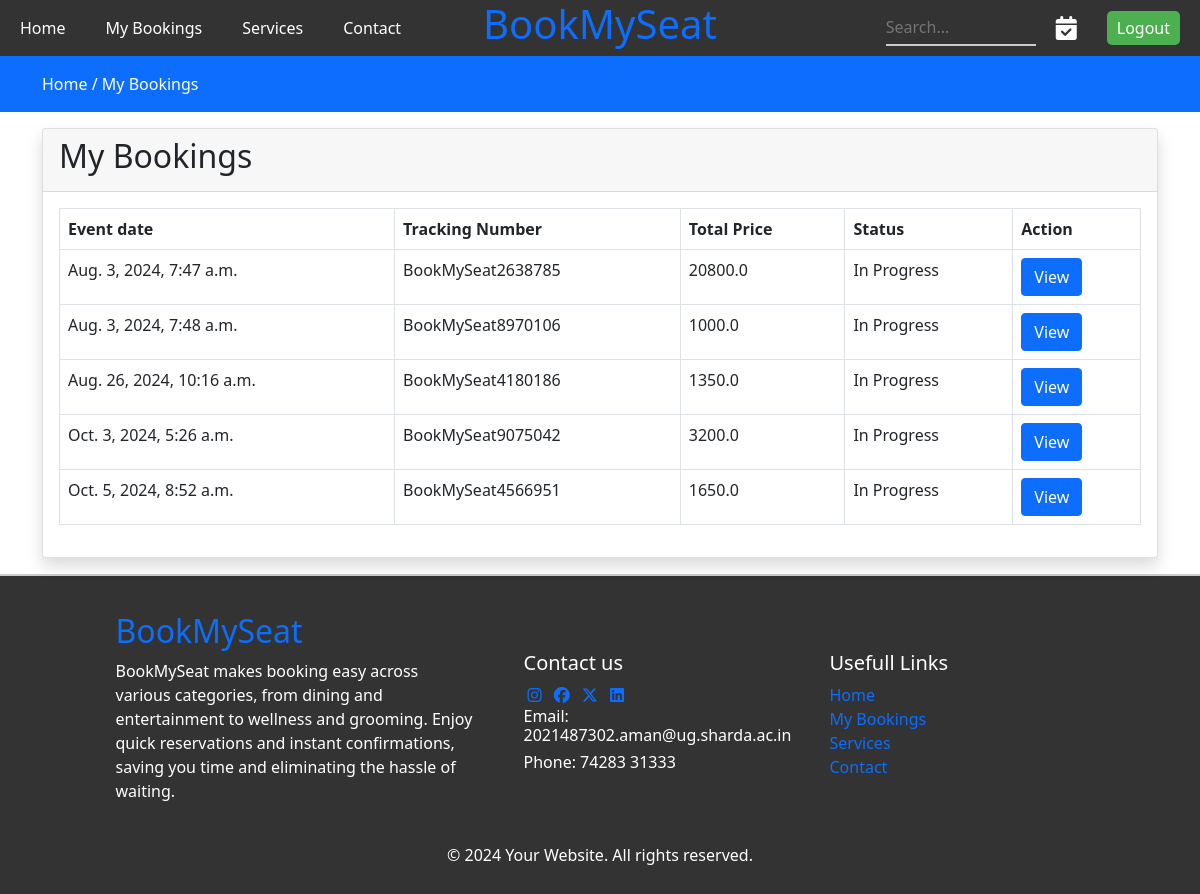
Page /my-bookings (signed in) on the committed database.
### attendee/models.py (models this page shows, shortened)
class Booking(models.Model):
    user = models.ForeignKey(User, on_delete=models.CASCADE)
    fname = models.CharField(max_length=150, null=False)
    lname = models.CharField(max_length=150, null=False)
    email = models.EmailField(max_length=150, null=False)
    phone = models.ImageField(max_length=150, null=False)
    total_price = models.FloatField(null=False)
    payment_id = models.CharField(max_length=250, null=True)
    Bookingtatues = {
        ('Pending', 'Pending'),
        ('Confirmed and Processing', 'Confirmed and Processing'),
        ('Booking Confirmed', 'Booking Confirmed')
    }
    status = models.CharField(max_length=150, choices=Bookingtatues, default='In Progress')
    message = models.TextField(null=True)
    tracking_no = models.CharField(max_length=150, null=True)
    created_at= models.DateTimeField(auto_now_add=True)
    updated_at= models.DateTimeField(auto_now=True)

### attendee/controller/booking.py (the view)
# urls.py: path('my-bookings', booking.index, name= "mybookings"),
def index(request):
    bookings = Booking.objects.filter(user=request.user)
    context = {'bookings': bookings}
    return render(request, "attendee/bookings/index.html", context)

### attendee/templates/attendee/bookings/index.html
{% extends 'attendee/layouts/main.html' %}
{% block body %}
    <div class="py-3 bg-primary">
        <div class="container">
            <a class="text-white" href="{% url 'home' %}">Home /</a>
            <a class="text-white" href="{% url 'mybookings' %}">My Bookings </a>
        </div>
    </div>
    <div class="container my-3">
        <div class="row">
            <div class="col-md-12">
                <div class="card shadow">
                    <div class="card-header">
                        <h2>My Bookings</h2>
                    </div>
                    <div class="card-body">
                        <table class="table table-bordered">
                            <thead>
                                <tr>
                                    <th>Event date</th>
                                    <th>Tracking Number</th>
                                    <th>Total Price</th>
                                    <th>Status</th>
                                    <th>Action</th>
                                </tr>
                            </thead>
                            <tbody>
                                {% for item in bookings %}
                                    <tr>
                                        <td>{{item.created_at}}</td>
                                        <td>{{item.tracking_no}}</td>
                                        <td>{{item.total_price}}</td>
                                        <td>{{item.status}}</td>
                                        <td>
                                            <a href="{% url 'bookingview' item.tracking_no %}" class="btn btn-primary">View</a>
                                        </td>
                                    </tr>
                                {% endfor %}
                            </tbody>
                        </table>
                    </div>
                </div>
            </div>
        </div>
    </div>
{% endblock %}

### attendee/templates/attendee/layouts/main.html (style rules this page uses)
* { padding: 0; margin: 0; }
a { text-decoration: none; }

### rows in the picture
Booking: created_at "Aug. 3, 2024, 7:47 a.m.", tracking_no "BookMySeat2638785", total_price "20800.0", status "In Progress"
Booking: created_at "Aug. 3, 2024, 7:48 a.m.", tracking_no "BookMySeat8970106", total_price "1000.0", status "In Progress"
Booking: created_at "Aug. 26, 2024, 10:16 a.m.", tracking_no "BookMySeat4180186", total_price "1350.0", status "In Progress"
Booking: created_at "Oct. 3, 2024, 5:26 a.m.", tracking_no "BookMySeat9075042", total_price "3200.0", status "In Progress"
Booking: created_at "Oct. 5, 2024, 8:52 a.m.", tracking_no "BookMySeat4566951", total_price "1650.0", status "In Progress"
